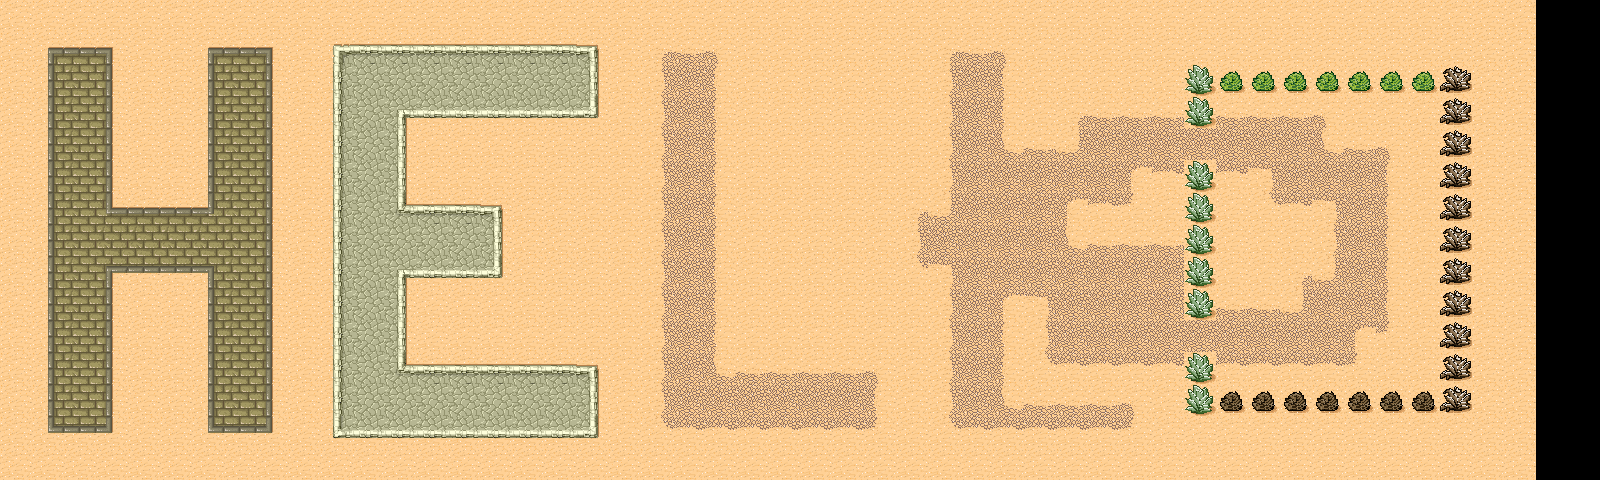

Tiled map render using the project's own tile images. Description and the map definition, with tile-layer contents summarised, below:
An orthogonal 50x15 tile map with 32x32 px tiles, 2 tile layers (Capa de Patrones 1, Copiar desde Capa de Patrones 1).

<map version="1.0" tiledversion="1.1.6" orientation="orthogonal" renderorder="right-down" width="50" height="15" tilewidth="32" tileheight="32" infinite="0" nextobjectid="1">
 <tileset firstgid="1" name="Desert" tilewidth="32" tileheight="32" spacing="1" margin="1" tilecount="48" columns="8">
  <image source="tmw_desert_spacing.png" width="265" height="199" />
  <terraintypes>
   <terrain name="Bricks" tile="9" />
   <terrain name="Rocks" tile="33" />
   <terrain name="Dirt" tile="14" />
   <terrain name="Desert" tile="29" />
  </terraintypes>
  <tile id="0" terrain="3,3,3,0" />
  <tile id="1" terrain="3,3,0,0" />
  <tile id="2" terrain="3,3,0,3" />
  <tile id="3" terrain="2,2,2,3" />
  <tile id="4" terrain="2,2,3,2" />
  <tile id="5" terrain="3,3,3,2" />
  <tile id="6" terrain="3,3,2,2" />
  <tile id="7" terrain="3,3,2,3" />
  <tile id="8" terrain="3,0,3,0" />
  <tile id="9" terrain="0,0,0,0" />
  <tile id="10" terrain="0,3,0,3" />
  <tile id="11" terrain="2,3,2,2" />
  <tile id="12" terrain="3,2,2,2" />
  <tile id="13" terrain="3,2,3,2" />
  <tile id="14" terrain="2,2,2,2" />
  <tile id="15" terrain="2,3,2,3" />
  <tile id="16" terrain="3,0,3,3" />
  <tile id="17" terrain="0,0,3,3" />
  <tile id="18" terrain="0,3,3,3" />
  <tile id="19" terrain="0,0,0,3" />
  <tile id="20" terrain="0,0,3,0" />
  <tile id="21" terrain="3,2,3,3" />
  <tile id="22" terrain="2,2,3,3" />
  <tile id="23" terrain="2,3,3,3" />
  <tile id="24" terrain="3,3,3,1" />
  <tile id="25" terrain="3,3,1,1" />
  <tile id="26" terrain="3,3,1,3" />
  <tile id="27" terrain="0,3,0,0" />
  <tile id="28" terrain="3,0,0,0" />
  <tile id="29" terrain="3,3,3,3" />
  <tile id="32" terrain="3,1,3,1" />
  <tile id="33" terrain="1,1,1,1" />
  <tile id="34" terrain="1,3,1,3" />
  <tile id="35" terrain="1,1,1,3" />
  <tile id="36" terrain="1,1,3,1" />
  <tile id="40" terrain="3,1,3,3" />
  <tile id="41" terrain="1,1,3,3" />
  <tile id="42" terrain="1,3,3,3" />
  <tile id="43" terrain="1,3,1,1" />
  <tile id="44" terrain="3,1,1,1" />
 </tileset>
 <layer name="Capa de Patrones 1" width="50" height="15">
  <data>[750 cells, 720 non-empty, 39 distinct tile ids]</data>
 </layer>
 <layer name="Copiar desde Capa de Patrones 1" width="50" height="15">
  <data>[750 cells, 720 non-empty, 42 distinct tile ids]</data>
 </layer>
</map>
